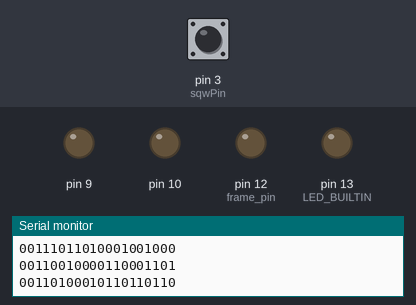
Recording of a sketch running on a simulated Arduino Nano, built for the host (arithmetic inside an expression is 32-bit, double 64-bit). On the bench: output pins drawn as LEDs (lit = HIGH), the last lines printed to the serial monitor. The inputs (shaded band) are chosen by the test bench; at power-on: pin 3 (sqwPin) HIGH. The local clock reads 2024-03-15 10:24:30 at power-on unless the sketch sets it; the sensor or clock chip raises its interrupt line as the real part does.

Above: at 0.1 s.
At 30.1 s:
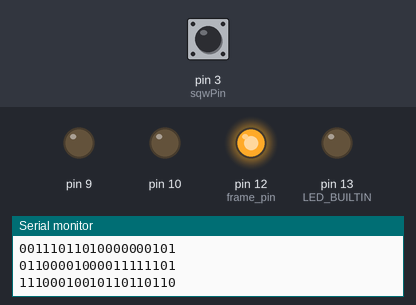
Timing chart, 0 to 31.6 s (numbered marks = the images above):
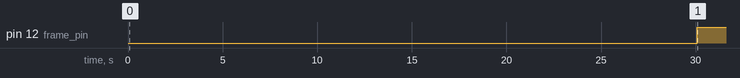

The sketch:

wwvb_simulator.ino
```cpp
// wwvb_simulator
//
// Generate modulated 60 kHz signal
// to feed WWVB receivers

// See https://www.anishathalye.com/2016/12/26/micro-wwvb/

// We use Timer1 to generate a "FastPWM" signal with a frequency of 16 MHz / 267 = 59,925 Hz.
// On OC1A/PB1/Pin 9, we emit that signal continually, but on OC1B/PB2/Pin 10, we turn off
// the in-phase 60 kHz signal for part of each signal to generate the modulated carrier.  By
// adding PB1 and PB2 (e.g. with 1k to PB2 and 10k to PB1, so the modulation is deep) we get
// the voltage to feed to the antenna.

// We set up a table of 60 values indicating the symbol (quiet-part duty cycle) for each second
// of the 1-minute loop. As the (external) clock starts a new second, it sets the start_frame_request
// semaphore.  This causes the TimerOverflow interrupt routine to begin counting cycles (and clear the
// 60 kHz output).  Then it counts up tenths of a second, and when it hits the duty_phase, it turns
// the carrier back on.
//
// Outside of that interrupt routine, the main routine waits for 1 Hz events, and sets up duty_phase then
// sets ths start_frame_request semaphore.  This starts off the next 1-second frame of transmission.

// In this version, the 1PPS events (and the time to set) come from a DS3231 wired to the A4/A5 I2S.
// The DS3231's SQWV output is set to 1Hz PPS and connected to D3 (which supports interrpts on Arduino).

// Pin that goes high for a second at the start of each minute, just for debugging.
const uint8_t frame_pin = 12;
// Pin that is connected to the SQWV output of the DS3231 RTC (to get 1PPS interrupts).
const uint8_t sqwPin = 3;  // Pin3 is interrupt-capable on Arduino Nano.

// ==========================
// 60 kHz output
// ==========================

void setup_60kHz(void) {
  // WGM1{3:0} = 0b1110 (14) => Fast PWM with TOP = ICR1
  // COM1[AB]{1:0} = 0b10 => Set OC1[AB] at bottom, clear at OCR1[AB] value (for FastPWM).
  // CS1{2:0} = 0b001 => Prescaler is 16 MHz / 1
  // initialize non-inverting fast PWM on OC1B (PB2, Arduino Pin 10) and OC1A (PB1, Arduino Pin 9)
  // count from BOTTOM to ICR1 (mode 14), using /1 prescaler
  TCCR1A = (1 << COM1A1) | (0 << COM1A0) | (1 << COM1B1) | (0 << COM1B0) | (1 << WGM11) | (0 << WGM10);
  TCCR1B = (1 << WGM13) | (1 << WGM12) | (0 << CS12) | (0 << CS11) | (1 << CS10);
  // fast PWM:
  // f = f_clk / (N * (1 + TOP)), where N is the prescaler divider
  // we have f_clk = 16 MHz
  // for f = 60 kHz, we want N * (1 + TOP) = 266.67
  // we're using a prescaler of 1, so we want ICR1 = TOP = 266
  // this gives an f = (16MHz / 267) = 59.93 kHz
  // we can use OCR1B to set duty cycle (a fraction of ICR1)
  ICR1 = 266;
  OCR1A = 133; // by default, 50% (134/267) duty
  OCR1B = 133; // by default, 50% (134/267) duty
  DDRB |= (1 << PB1); // set PB1 = OCR1A = Pin9 to an output port
  DDRB |= (1 << PB2); // set PB2 = OCR1B = Pin10 to an output port
  // Enable overflow interrupts
  TIFR1  = 0x00;        // Timer1 INT Flag Reg: Clear Timer Overflow Flag
  TIMSK1 = (1 << TOIE1);        // Timer1 INT Reg: Timer1 Overflow Interrupt Enable
}

// The interrupt routine is ~100 instructions; the short path (without seconds wrap) is ~70 instructions ; TOV1s occur every ~267 cycles.
// A 16 bit increment takes 18 instructions.
// See
// /Users/dpwe/Library/Arduino15/packages/arduino/tools/avr-gcc/7.3.0-atmel3.6.1-arduino7/bin/avr-objdump -d /var/folders/_w/z80db8m163q5jtt95yc1wgqh0000gq/T/arduino_build_54692/wwvb_simulator.ino.elf

volatile uint8_t start_frame_request = 0;

uint8_t duty_phase = 5;  // Carrier restarts at this many tenths of a sec.  Changed every second to achieve data modulation.
uint8_t frame_phase = 0;  // Count of 1/10ths of a second
uint8_t invert_phase = 0;  // Flag to invert phase.  Read at 0.1 sec past the second.
//unsigned int rf_cycle_count = 0;
// Break cycle count into two bytes for optimization
uint8_t rf_cycle_count_lo = 0;
uint8_t rf_cycle_count_hi = 24;  // Counts to 24 * 256 = 6144 cycles, so preset to count down every ~0.1 sec

#define LED PB5  // Arduino pin13 == LED

ISR(TIMER1_OVF_vect) {
  TIFR1 = 0x00;         // Timer1 INT Flag Reg: Clear Timer Overflow Interrupt
  if (start_frame_request) {
    // We were instructed to start a new 1 sec frame.
    start_frame_request = 0;
    // Ensure counter is starting from zero
    frame_phase = 0;
    rf_cycle_count_lo = 0;
    rf_cycle_count_hi = 24;  // 24 * 256 = 6144, close to 6000 = 100ms @ 60 kHz
    // Always stop transmission at start of second.
    OCR1B = 300;  // Stop the 60 kHz (it's larger than ICR1, so never reached).
    DDRB &= ~(1 << PB2); // Set PB2 (OC1B) to input, i.e. stop driving
    PORTB &= ~(1 << LED);  // Clear LED
  } else {
    ++rf_cycle_count_lo;
    if (rf_cycle_count_lo == 0) {
      --rf_cycle_count_hi;
      if (rf_cycle_count_hi == 0) {
        rf_cycle_count_hi = 24;  // 24 * 256 = 6144, close to 6000 = 100ms @ 60 kHz
        ++frame_phase;
        PORTB &= ~(1 << PB4);  // Clear frame signal (only set at start of 0th second).
        if (frame_phase == 1) {
          // This is when we change the 60 kHz phase.
          if (invert_phase) {
            // Table 15.3: Set both OC1A and OC1B to Inverting mode (FastPWM) (Also set bottom WGM bits for FastPWM).
            TCCR1A = (1 << COM1A1) | (1 << COM1A0) | (1 << COM1B1) | (1 << COM1B0) | (1 << WGM11) | (0 << WGM10);
          } else {
            // Table 15.3: Set both OC1A and OC1B to Non-inverting mode (FastPWM)
            TCCR1A = (1 << COM1A1) | (0 << COM1A0) | (1 << COM1B1) | (0 << COM1B0) | (1 << WGM11) | (0 << WGM10);
          }
        }
        if (frame_phase == duty_phase) {
          // Turn on the 60 kHz.
          OCR1B = 133;
          DDRB |= (1 << PB2); // set PB2 = OC1B = Pin10 to an output port
          PORTB |= (1 << LED);  // Light LED
        }
      }
    }
  }
}

// ============================
// RTC
// ============================
#include "RTClib.h"

volatile uint8_t pending_rtc_interrupt = 0;
void rtc_mark_isr(void)
{
  pending_rtc_interrupt = 1;
  // Immediately sync the 60 kHz cycles, hope rest of the processing will catch up before it matters.
  start_frame_request = 1;
}

void setup_interrupts() {
  // DS3231 is on falling edge.
  attachInterrupt(digitalPinToInterrupt(sqwPin), rtc_mark_isr, FALLING);
}

RTC_DS3231 rtc;

void setup_rtc(void) {
  if (! rtc.begin()) {
    Serial.println("Couldn't find RTC");
    Serial.flush();
    abort();
  }
  rtc.writeSqwPinMode(DS3231_SquareWave1Hz); // Place SQW pin into 1 Hz mode
  pinMode(sqwPin, INPUT_PULLUP); // Set alarm pin as pullup
}


// ============================
// Time Formatting
// ============================

char *sprint_int(char *s, int n, int decimal_place = 0)
{ // Print a signed int as may places as needed.
  // returns next char* to write to string.
  // If decimal place > 0, assumed passed int is value * 10**decimal_place
  // and print a decimal place.
  if (n < 0) {
    *s++ = '-';
    n = -n;
  }
  if (n > 9 || decimal_place > 0) {
    s = sprint_int(s, n / 10, decimal_place - 1);
  }
  if (decimal_place == 1) {
    *s++ = '.';
  }
  *s++ = '0' + (n % 10);
  return s;
}

char *sprint_int2(char *s, int n)
{ // Always 2 digits, assume n nonnegative, < 99.
  *s++ = '0' + (n / 10);
  *s++ = '0' + (n % 10);
  return s;
}

char *sprint_datetime(char *s, DateTime &dt, bool show_date = false)
{ // Returns full terminated string
  char *entry_s = s;
  // s must provide 20 bytes, or 9 if just time.
  if (show_date) {
    s = sprint_int(s, dt.year() + 2000);
    *s++ = '-';
    s = sprint_int2(s, dt.month());
    *s++ = '-';
    s = sprint_int2(s, dt.day());
    *s++ = ' ';
  }
  s = sprint_int2(s, dt.hour());
  *s++ = ':';
  s = sprint_int2(s, dt.minute());
  *s++ = ':';
  s = sprint_int2(s, dt.second());
  *s++ = 0;
  return entry_s;
}

// ============================
// Manage 1PPS symbol sequence
// ============================

// Symbol types
const uint8_t ZERO = 0;
const uint8_t ONE = 1;
const uint8_t MARK = 2;

// Table that maps Symbol type into tenth-second counts for low energy
// ZERO = 0.2 s
// ONE  = 0.5 s
// MARK = 0.8 s
const uint8_t duty_tenths[] = { 2, 5, 8 };

// Table of symbols for each second in the 1-minute message.
const uint8_t symbols_len = 60;
uint8_t symbols[symbols_len];
uint8_t phase_bits[symbols_len];
uint8_t symbol_index = 0;

void setup_symbols(void) {
  for (int i = 0; i < symbols_len; ++i) {
    symbols[i] = ZERO;
  }
}

void next_second(void) {
  // RTC says another second has happened.
  // Setup for the next symbol's duty cycle.
  duty_phase = duty_tenths[symbols[symbol_index]];
  // Setup for the next second's PSK phase.
  invert_phase = phase_bits[symbol_index];
  // Set phase as well; copy duty for now
  if (symbols[symbol_index] == ONE) {
    invert_phase = 0;
  } else {
    invert_phase = 1;
  }
  // Set the flag to tell the 60 kHz oscillator to start a new frame.
  //start_frame_request = 1;
  // This is now done inside the PPS interrupt handler for low latency.
  // Update the symbol table reader
  ++symbol_index;
  if (symbol_index == symbols_len) {
    // Reached end of table, go back to start
    symbol_index = 0;
    //PORTB |= (1 << PB4);   // Set frame flag
  }
}

// =================================
// WWVB AM timecodesymbol sequence
// =================================

void setup_timecode(void) {
  // Assume symbols[] is set up.
  // Fixed portions of WWVB timecode (see https://en.wikipedia.org/wiki/WWVB)
  symbols[0] = MARK;
  for (int i = 0; i < 6; ++i) {
    symbols[10 * i + 9] = MARK;
  }
  // Multiple bits are always zero, leave as initialized.
  // symbols[4, 10, 11, 14, 20, 21, 24, 34, 35, 44, 54] = ZERO.

  // Dummy DUT1.  DUT1 is -0.1 sec since 2021-07-17;
  // see https://www.nist.gov/pml/time-and-frequency-division/time-realization/leap-seconds
  // DUT sign: negative
  symbols[36] = ZERO;
  symbols[37] = ONE;
  symbols[38] = ZERO;
  // DUT value: 0.1
  symbols[40] = ZERO;
  symbols[41] = ZERO;
  symbols[42] = ZERO;
  symbols[43] = ONE;
  // Leave Leap Seconds flag symbols[56] as ZERO.
  // Leave DST indicators symbols[57, 58] as ZERO (DST not in effect).
}

uint8_t *set_bcd(uint16_t value, uint8_t *buf, uint8_t nbits) {
  // Write the value as a series of nbits bits into *buf.
  if (nbits > 4) {
    // Recursively write upper value first
    buf = set_bcd(value / 10, buf, nbits - 4);
    buf++;  // We always skip a bit after high digit(s).
    nbits = 4;
    value = value % 10;
  }
  while (nbits--) {
    uint8_t test_bit = (1 << nbits);
    if (value & test_bit) {
      *buf = 1;
    } else {
      *buf = 0;
    }
    buf++;
  }
  return buf;
}

// Copied from RTClib.cpp
const uint8_t daysInMonth[] = {31, 28, 31, 30, 31, 30, 31, 31, 30, 31, 30};

static uint16_t date2days(uint16_t y, uint8_t m, uint8_t d) {
  // Number of days since 2000/01/01.
  // Remember, 2000 *was* a leap year, even though 2100 will not be.
  if (y >= 2000U)
    y -= 2000U;
  uint16_t days = d;
  for (uint8_t i = 1; i < m; ++i)
    days += daysInMonth[i - 1];
  if (m > 2 && y % 4 == 0)
    ++days;
  return days + 365 * y + (y + 3) / 4 - 1;
}

uint16_t day_of_year(const class DateTime& dt) {
  // Count of days since jan 1st; jan 1st = 1.
  return 1 + date2days(dt.year(), dt.month(), dt.day()) - date2days(dt.year(), 1, 1);
}

void set_timecode(const class DateTime& dt) {
  // Update the timecode for the given date.
  set_bcd(dt.minute(), symbols + 1, 7);
  set_bcd(dt.hour(), symbols + 12, 6);
  set_bcd(day_of_year(dt), symbols + 22, 10);
  set_bcd(dt.year() % 100, symbols + 45, 8);
  // Leap year flag.
  symbols[55] = (dt.year() % 4) == 0;
}

void print_timecode(uint8_t *symbols) {
  // Print out all the symbols to Serial.
  for (int i = 0; i < 60; ++i) {
    if (symbols[i] == ZERO)      Serial.print("0");
    else if (symbols[i] == ONE)  Serial.print("1");
    else if (symbols[i] == MARK) Serial.print("-");
    else Serial.print("?");
    if ((i % 20) == 19) Serial.println();
  }
}

// =================================
// WWVB PSK timecodesymbol sequence
// =================================

void write_binary(uint32_t value, uint8_t *dest, uint8_t nbits) {
  // Write big-endian binary value into a uint8_t array bit by bit.
  uint32_t bitmask = 1L << (nbits - 1);
  while (nbits--) {
    if (value & bitmask) {
      *dest = 1;
    } else {
      *dest = 0;
    }
    ++dest;
    bitmask >>= 1L;
  }
}

uint32_t minute_of_century(const class DateTime& dt) {
  uint16_t day_of_century = date2days(dt.year(), dt.month(), dt.day());
  uint32_t minute_ = dt.minute() + 60L * (dt.hour() + 24L * day_of_century);
  return minute_;
}

// See https://gist.github.com/qsxcv/b2f9976763d52bf1e7fc255f52f05f5b
// https://graphics.stanford.edu/~seander/bithacks.html#ParityParallel
static inline bool parity32(uint32_t v)
{
  v ^= v >> 16;
  v ^= v >> 8;
  v ^= v >> 4;
  v &= 0xf;
  return (0x6996 >> v) & 1;
}

// Bit masks derived from section 4.3 of
// https://www.nist.gov/system/files/documents/2017/05/09/NIST-Enhanced-WWVB-Broadcast-Format-1_01-2013-11-06.pdf
uint8_t time_parity(uint32_t time_val) {
  return parity32(time_val & 0b00101100111110001101110101) |
         (parity32(time_val & 0b01011001111100011011101010) << 1) |
          (parity32(time_val & 0b10110011111000110111010100) << 2) |
      (parity32(time_val & 0b01001011001111100011011101) << 3) |
       (parity32(time_val & 0b10010110011111000110111010) << 4);
}

void test_hamming_checksum(class DateTime &dt) {
  Serial.println("** test_hamming_checksum **");
  uint32_t min_of_cent = minute_of_century(dt);
  Serial.print("Min of cent=");
  Serial.print(min_of_cent);
  Serial.print(" = 0b");
  Serial.println(min_of_cent, BIN);
  Serial.print("Checksum=");
  Serial.println(time_parity(min_of_cent), BIN);
}

// DST logic
//#include <Timezone.h>       // https://github.com/JChristensen/Timezone
//// US Eastern Time Zone (New York, Detroit)
//TimeChangeRule myDST = {"EDT", Second, Sun, Mar, 2, -240};    //Daylight time = UTC - 4 hours
//TimeChangeRule mySTD = {"EST", First, Sun, Nov, 2, -300};     //Standard time = UTC - 5 hours
//Timezone myTZ(myDST, mySTD);

// Hard-coded US DST code from awesomeclock_1632_trinket
int dst_cache_year = -1;
int dst_start_day = 0;
int dst_end_day = 0;

uint8_t days_in_month(uint8_t month, bool leapyear) {
  if (month == 2) return 28 + leapyear;
  return 30 + ((month + (month > 7)) % 2);
}

int day_of_year(uint8_t year, uint8_t month, uint8_t day) {
  // Jan 1st is 0
  bool leapyear = (year % 4) == 0;
  int day_of_year = 0;
  for (int i = 1; i < month; ++i) day_of_year += days_in_month(i, leapyear);
  return day_of_year + (day - 1);
}

void calc_timechange_days(int year) {
  // Jan 1st 2000 was a Saturday.  So what day is March 1st this year? 0 = Sun.
  year %= 100;
  uint8_t march_first_dow = (6 + 365L * year + ((year + 4) / 4) + 31 + 28) % 7;
  uint8_t second_sunday_date = 14 - ((march_first_dow + 6) % 7);  // Sunday March 1st fix.
  dst_start_day = 31 + 28 + ((year % 4) == 0) + second_sunday_date - 1;
  // March and November are 245 days == 35.0 weeks apart, so 1st sunday in Nov is the same DOW
  dst_end_day = dst_start_day + 245 - 7;  // 1st sunday, not 2nd.
  dst_cache_year = year;
}

static inline bool is_dst_day(int year_day) {
  return (year_day >= dst_start_day) && (year_day < dst_end_day);
}

// dst_ls code tables from NIST's Enhanced WWVB Broadcast Format PDF of November 6 2013
// https://www.nist.gov/system/files/documents/2017/05/09/NIST-Enhanced-WWVB-Broadcast-Format-1_01-2013-11-06.pdf
// Table 4 - no leap second (leap_sec[1:0] = 0 x).  Index is by dst_on[1] * 2 + dst_on[0]
uint8_t dst_ls_table_no_ls[4] = {8, 21, 22, 3};
// Negative leap second at end of month (leap_sec[1:0] = 1 0)
uint8_t dst_ls_table_neg_ls[4] = {4, 14, 16, 13};
// Positive leap second at end of month (leap_sec[1:0] = 1 1)
uint8_t dst_ls_table_pos_ls[4] = {25, 28, 26, 31};

uint8_t dst_ls_code(uint16_t year, uint8_t month, uint8_t day) {
  calc_timechange_days(year);
  int this_day_of_year = day_of_year(year % 100, month, day);
  uint8_t dst_on;  // just the bottom 2 bits
  dst_on = (is_dst_day(this_day_of_year) << 1) + is_dst_day(this_day_of_year - 1);  // lsb changes 24h after upper bit changes.
  bool leap_second_at_end_of_month = false;
  bool positive_leap_second = false;
  uint8_t leap_sec = (leap_second_at_end_of_month << 1) + positive_leap_second;
  uint8_t *dst_ls_table;
  if (!leap_second_at_end_of_month) {
    dst_ls_table = dst_ls_table_no_ls;
  } else {
    if (!positive_leap_second) {
      dst_ls_table = dst_ls_table_neg_ls;
    } else {
      dst_ls_table = dst_ls_table_pos_ls;
    }
  }
  return dst_ls_table[dst_on];
}

// "Reserved" PSK bits at :29 and :39.
const int reserved_29 = 0;
const int reserved_39 = 1;
const int notice_49 = 1;  // Pretent there's something to report to resemble example.

void setup_phasecode(void) {
  // See https://en.wikipedia.org/wiki/WWVB#Phase_modulated_time_code
  // One-time initialization of the fields that don't change.
  // Format the data into the bits.
  for (int8_t i = 0; i < 60; ++i) phase_bits[i] = 0;
  // 14 sync bits starting from [59] are 0,0011101101000
  // Assume phase_bits[59] is left at zero, write the next 13.
  write_binary(0x0768, phase_bits + 0, 13);
  // Table 8 lists a lot of possible codes, but we're assuming current US DST rules.
  // So only two possibilities matter: next DST event is a spring forward, or a fall back.
  // Current DST encoding.
  uint8_t dst_next = 27;
  write_binary(dst_next, phase_bits + 53, 6);
  // The two reserved bits are 29 and 39.  The example shows 39 as 1.
  //phase_bits[29] = reserved_29;
  //phase_bits[39] = reserved_39;
  //phase_bits[49] = notice_49;
  // These are stomped on when setting the time bits, so get rewritten in set_phasecode.
}

void set_phasecode(const class DateTime& dt) {
  // Set the parts of the phase_bits[] table that change.
  // Binary minute of the century.
  long int time_code = minute_of_century(dt);
  int time_par = time_parity(time_code);
  // Time parity.
  write_binary(time_par, phase_bits + 13, 5);
  // Actual time, initially in [19] to [44].  We'll have to fix up the end later.
  write_binary(time_code, phase_bits + 19, 26);
  // Fix up the beginning.
  phase_bits[18] = phase_bits[19];  // top bit moved back one
  // Copy last 7 bits forward two places.
  for (int8_t i = 46; i >= 40; --i) {
    phase_bits[i] = phase_bits[i - 2];
  }
  // Copy preceding 9 bits forward one place.
  for (int8_t i = 38; i >= 30; --i) {
    phase_bits[i] = phase_bits[i - 1];
  }
  // Restore the reserved-bit gaps.
  phase_bits[29] = reserved_29;
  phase_bits[39] = reserved_39;
  // Set the copy of timecode bit 0.
  phase_bits[19] = phase_bits[46];
  // DST info
  uint8_t dst_ls = dst_ls_code(dt.year(), dt.month(), dt.day());
  write_binary(dst_ls, phase_bits + 48, 5);
  phase_bits[47] = phase_bits[48];
  phase_bits[48] = phase_bits[49];
  // Rewrite notice bit.
  phase_bits[49] = notice_49;
}

// ==================================
// Handle 1PPS update
// ==================================

void update_codes(const class DateTime &dt) {
  // Update symbols for the new minute.  This will update before the modulator reads them.
  set_timecode(dt);
  set_phasecode(dt);
  Serial.println("AM:");
  print_timecode(symbols);
  Serial.println("PSK:");
  print_timecode(phase_bits);
}

void update_rtc(void) {
  if (pending_rtc_interrupt) {
    pending_rtc_interrupt = 0;
    // Read back the time.
    DateTime dt = rtc.now();
    if (dt.second() == 0) {
      update_codes(dt);
      // Reset the 60 second cycle.
      symbol_index = 0;
      // Set the cycle-start semaphore (will be cleared after 0.1 sec)
      PORTB |= (1 << PB4);
      // Report to terminal
      char time_str[20];
      //Serial.println(sprint_datetime(time_str, dt));
    }
    // Update the duty cycle and start the next frame.
    // (This is kinda late if we do the Serial.print before it...)
    // Total latency from 1PPS edge to 60 kHz stop is 1.108 ms, regardless of Serial.println
    // With direct setting of start_frame_request in the 1PPS interrupt, latency is < 2 cycles of 60 kHz (16..32 us)
    next_second();
  }
}

// ============================
// Main
// ============================


void setup() {
  // put your setup code here, to run once:
  Serial.begin(9600);
  pinMode(LED_BUILTIN, OUTPUT);
  digitalWrite(LED_BUILTIN, LOW);
  Serial.println("** wwvb_simulator **");
  // Default OC1A,B are output low
  pinMode(9, OUTPUT);
  digitalWrite(9, LOW);
  pinMode(10, OUTPUT);
  digitalWrite(10, LOW);
  // Pin for frame start
  pinMode(frame_pin, OUTPUT);
  digitalWrite(frame_pin, LOW);

  setup_rtc();
  setup_interrupts();
  setup_symbols();
  setup_timecode();
  setup_phasecode();
  setup_60kHz();

  // Example from Wikpedia WWVB page
  DateTime dt(2012, 7, 4, 17, 30, 0);
  update_codes(dt);
  //test_hamming_checksum(dt);
  // Example from NIST Enhanced WWVB pdf.
  //DateTime dt2(2016, 7, 28, 21, 30, 0);
  //test_hamming_checksum(dt2);
}

void loop() {
  update_rtc();
}
```

Measured:
- by itself, pin 12 (frame_pin): LOW → HIGH at 30.1 s
